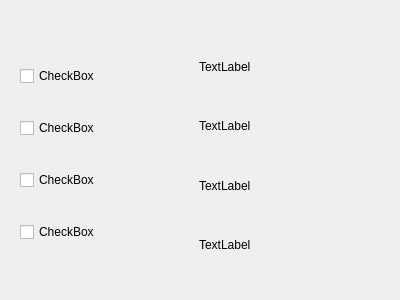
<?xml version="1.0" encoding="UTF-8"?>
<ui version="4.0">
 <class>Settings</class>
 <widget class="QWidget" name="Settings">
  <property name="geometry">
   <rect>
    <x>0</x>
    <y>0</y>
    <width>400</width>
    <height>300</height>
   </rect>
  </property>
  <property name="windowTitle">
   <string>Form</string>
  </property>
  <widget class="QWidget" name="">
   <property name="geometry">
    <rect>
     <x>20</x>
     <y>40</y>
     <width>351</width>
     <height>231</height>
    </rect>
   </property>
   <layout class="QHBoxLayout" name="horizontalLayout">
    <item>
     <layout class="QVBoxLayout" name="verticalLayout">
      <item>
       <widget class="QCheckBox" name="checkBox">
        <property name="text">
         <string>CheckBox</string>
        </property>
       </widget>
      </item>
      <item>
       <widget class="QCheckBox" name="checkBox_3">
        <property name="text">
         <string>CheckBox</string>
        </property>
       </widget>
      </item>
      <item>
       <widget class="QCheckBox" name="checkBox_2">
        <property name="text">
         <string>CheckBox</string>
        </property>
       </widget>
      </item>
      <item>
       <widget class="QCheckBox" name="checkBox_4">
        <property name="text">
         <string>CheckBox</string>
        </property>
       </widget>
      </item>
     </layout>
    </item>
    <item>
     <layout class="QVBoxLayout" name="verticalLayout_2">
      <item>
       <widget class="QLabel" name="label_2">
        <property name="text">
         <string>TextLabel</string>
        </property>
       </widget>
      </item>
      <item>
       <widget class="QLabel" name="label_3">
        <property name="text">
         <string>TextLabel</string>
        </property>
       </widget>
      </item>
      <item>
       <widget class="QLabel" name="label_4">
        <property name="text">
         <string>TextLabel</string>
        </property>
       </widget>
      </item>
      <item>
       <widget class="QLabel" name="label">
        <property name="text">
         <string>TextLabel</string>
        </property>
       </widget>
      </item>
     </layout>
    </item>
   </layout>
  </widget>
 </widget>
 <resources/>
 <connections/>
</ui>
